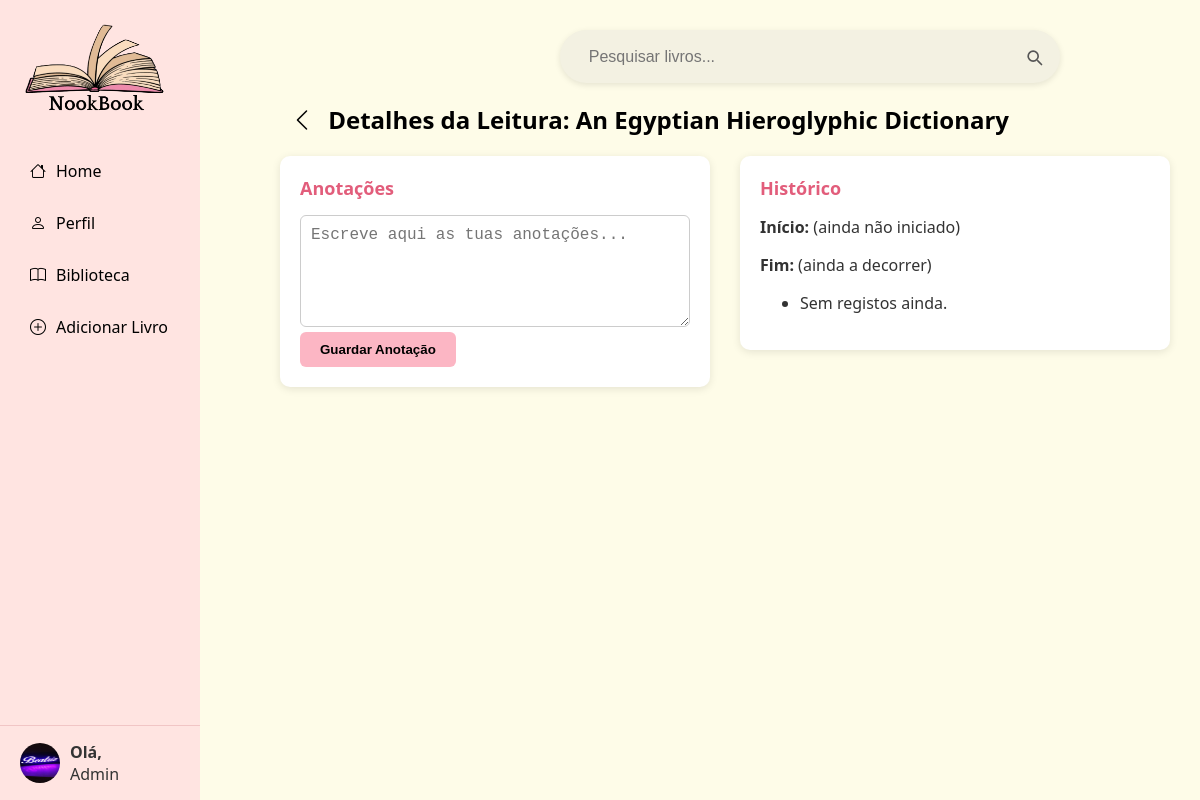
The app's page /leitura/4/ (signed in) with its own data.
### nookbook/apps/Utilizadores/models.py (models this page shows, shortened)
class Utilizador(AbstractUser):
    nome = models.CharField(max_length=100, default="Utilizador")
    username = models.CharField(max_length=100, unique=True)
    email = models.EmailField(unique=True)
    biografia = models.CharField(max_length=1000, blank=True, null=True)
    foto_perfil = models.ImageField(upload_to=user_directory_path, blank=True, null=True)
    data_nascimento = models.DateField(blank=True, null=True)
    pais = models.CharField(max_length=100, blank=True, null=True)
    IDIOMAS_CHOICES = [
        ('pt', 'Português'),
        ('en', 'Inglês'),
        ('es', 'Espanhol'),
        ('fr', 'Francês'),
        ('de', 'Alemão'),
    ]
    idioma = models.CharField(max_length=10, choices=IDIOMAS_CHOICES, default='pt')
    generos_fav = models.ManyToManyField('Livros.Generos', blank=True, related_name='utilizadores')
    USERNAME_FIELD = "email"
    REQUIRED_FIELDS = ["username"]
    EMAIL_FIELD = "email"
    objects = UtilizadorManager()

### nookbook/apps/Livros/models.py (models this page shows, shortened)
class Leitura(models.Model):
    ESTADOS = (
        ('quero_ler', 'Quero Ler'),
        ('a_ler', 'A Ler'),
        ('lido', 'Lido'),
        ('abandonado', 'Abandonado'),
    )
    utilizador = models.ForeignKey('Utilizadores.Utilizador', on_delete=models.CASCADE, related_name='leituras')
    livro = models.ForeignKey('Livros.Livro', on_delete=models.CASCADE, related_name='leituras')
    estado = models.CharField(max_length=15, choices=ESTADOS, default='quero_ler')
    data_inicio = models.DateField(blank=True, null=True)
    data_fim = models.DateField(blank=True, null=True)
    anotacoes = models.TextField(blank=True, null=True)
    avaliacao = models.DecimalField(
        max_digits=3,
        decimal_places=1,
        validators=[MinValueValidator(1.0), MaxValueValidator(5.0)],
        blank=True,
        null=True
    )
    class Meta:
        unique_together = ('utilizador', 'livro')

class Livro(models.Model):
    titulo = models.CharField(max_length=255)
    autor = models.CharField(max_length=255)
    sinopse = models.TextField()
    num_pag = models.IntegerField(validators=[MinValueValidator(1)])
    capa = models.ImageField(upload_to='capas/', blank=True, null=True, default='capas/capa_default.png')
    ano_publicacao = models.PositiveIntegerField(null=True, blank=True)
    generos = models.ManyToManyField('Generos', related_name='livros')
    palavra_chave = models.ManyToManyField('PalavraChave', blank=True, related_name='livros')
    editora = models.ForeignKey('Editora', on_delete=models.SET_NULL, null=True, blank=True, related_name='livros')
    isbn = models.CharField(max_length=20, unique=True, blank=True, null=True)
    idioma = models.ForeignKey('Idioma', on_delete=models.SET_NULL, null=True, blank=True)
    google_id = models.CharField(max_length=50, blank=True, null=True, unique=True)

### nookbook/apps/Livros/views.py (the view)
# urls.py: path('leitura/<int:leitura_id>/', views.leitura_detalhes, name='leitura_detalhes'),
@login_required
def leitura_detalhes(request, leitura_id):
    leitura = get_object_or_404(Leitura, id=leitura_id, utilizador=request.user)
    progresso = ProgressoLeitura.objects.filter(utilizador=request.user, livro=leitura.livro).first()
    historico = LeituraDiaria.objects.filter(utilizador=request.user, livro=leitura.livro).order_by('-data')
    return render(request, 'leitura_detalhes.html', {
        'leitura': leitura,
        'progresso': progresso,
        'historico': historico
    })

### nookbook/apps/Livros/templates/leitura_detalhes.html (shortened to what this page needs)
{% extends 'base.html' %}
{% load static %}
{% block extra_head %}
<link rel="stylesheet" href="{% static 'Livros/css/leituras.css' %}">
{% endblock %}
{% block content %}
<h2>
  <a href="{% url 'inicio' %}" class="voltar-seta">
    <i class="bi bi-chevron-left"></i> Detalhes da Leitura: {{ leitura.livro.titulo }}
  </a>
</h2>
<div class="dashboard-container">
  <div class="dashboard-col">
    <div class="dashboard-section">
      <h3>Anotações</h3>
      <form method="POST" action="{% url 'adicionar_anotacao' leitura.id %}">
        <textarea name="anotacoes" rows="5" cols="40" placeholder="Escreve aqui as tuas anotações...">{{ leitura.anotacoes|default_if_none:'' }}</textarea>
        <button type="submit">Guardar Anotação</button>
      </form>
    </div>
  </div>
  <div class="dashboard-col">
    <div class="dashboard-section">
      <h3>Histórico</h3>
      <p><strong>Início:</strong> {{ leitura.data_inicio|default:"(ainda não iniciado)" }}</p>
      <p><strong>Fim:</strong> {{ leitura.data_fim|default:"(ainda a decorrer)" }}</p>
      <ul>
        {% for registo in historico %}
          <li>{{ registo.data }} — {{ registo.paginas_lidas }} páginas</li>
        {% empty %}
          <li>Sem registos ainda.</li>
        {% endfor %}
      </ul>
    </div>
  </div>
</div>
{% endblock %}

### nookbook/templates/base.html (shortened to what this page needs)
{% load static %}
<!DOCTYPE html>
<html lang="pt">
<head>
    <link rel="stylesheet" href="{% static 'css/styles.css' %}">
    <link href="https://cdn.jsdelivr.net/npm/bootstrap-icons/font/bootstrap-icons.css" rel="stylesheet">
    {% block extra_head %}{% endblock %}
</head>
<body>
<div class="container-menu">
    <aside id="sidebar" class="sidebar">
        <div class="top">
            <div class="logo">
                {% if user.is_authenticated %}
                    <a href="{% url 'inicio' %}">
                {% else %}
                    <a href="{% url 'pagina_inicial' %}">
                {% endif %}
                    <img src="{% static 'imagens/logo.png' %}" alt="Logo">
                    </a>
            </div>
        </div>
        <nav class="nav">
            <a href="{% if user.is_authenticated %}{% url 'inicio' %}{% else %}{% url 'pagina_login' %}{% endif %}" class="nav-item {% if request.resolver_match.url_name == 'inicio' %}active{% endif %}">
                <i class="bi bi-house"></i> Home
            </a>
            <a href="{% if user.is_authenticated %}{% url 'perfil' %}{% else %}{% url 'pagina_login' %}{% endif %}" class="nav-item {% if request.resolver_match.url_name == 'perfil' %}active{% endif %}">
                <i class="bi bi-person"></i> Perfil
            </a>
            <a href="{% if user.is_authenticated %}{% url 'pagina_biblioteca' %}{% else %}{% url 'pagina_login' %}{% endif %}" class="nav-item {% if request.resolver_match.url_name == 'pagina_biblioteca' %}active{% endif %}">
                <i class="bi bi-book"></i> Biblioteca
            </a>
            <a href="{% if user.is_authenticated %}{% url 'adicionar_livro' %}{% else %}{% url 'pagina_login' %}{% endif %}" class="nav-item {% if request.resolver_match.url_name == 'adicionar_livro' %}active{% endif %}">
                <i class="bi bi-plus-circle"></i> Adicionar Livro
            </a>
        </nav>
        <div class="bottom-profile">
            <a href="{% url 'perfil' %}" class="profile-link">
                {% if user.is_authenticated and user.foto_perfil %}
                <img src="{{ user.foto_perfil.url }}" alt="Perfil">
                {% else %}
                <img src="{% static 'imagens/profile_picture.png' %}" alt="Perfil">
                {% endif %}
                <div class="profile-info">
                    <strong>Olá,</strong><br>
                    <span>
                        {% if user.is_authenticated %}
                        {{ user.username }}
                        {% else %}
                        Visitante
                        {% endif %}
                    </span>
                </div>
            </a>
        </div>
    </aside>
    <main id="main-content">
        {% if not esconder_barra_pesquisa %}
        <div class="topo-detalhes-pesquisa">
            <form action="{% url 'pesquisar_livros' %}" method="get" class="barra-pesquisa-estilizada">
                <input type="text" name="q" placeholder="Pesquisar livros..." required>
                <button type="submit" aria-label="Pesquisar">
                    <svg xmlns="http://www.w3.org/2000/svg" width="20" height="20" fill="none" viewBox="0 0 24 24" stroke="currentColor">
                        <path stroke-linecap="round" stroke-linejoin="round" stroke-width="2" d="M21 21l-4.35-4.35M17 11a6 6 0 11-12 0 6 6 0 0112 0z"/>
                    </svg>
                </button>
            </form>
        </div>
        {% endif %}
        {% block content %}
        {% endblock %}
    </main>
</div>
</body>
</html>

### nookbook/static/css/styles.css (style rules this page uses)
body { font-family: 'Segoe UI', sans-serif; background-color: #fefce8; color: #333; padding-left: 50px; margin: 0; }
.container-menu { display: flex; min-height: 100vh; }
.sidebar { width: 200px; background-color: #ffe4e1; display: flex; flex-direction: column; justify-content: space-between; position: fixed; top: 0; left: 0; bottom: 0; z-index: 1000; transition: transform 0.3s ease; overflow-y: auto; height: 100%; }
.sidebar .top { padding: 20px; display: flex; align-items: center; justify-content: center; }
.sidebar .logo img { height: 100px; }
.nav { flex-grow: 1; }
.nav-item { display: flex; align-items: center; padding: 15px 5px 15px 10px; margin: 0 20px; text-decoration: none; color: #000; border-radius: 12px; transition: background-color 0.2s, box-shadow 0.2s; }
.nav-item i { margin-right: 10px; }
.bottom-profile { display: flex; align-items: center; padding: 15px 20px; border-top: 1px solid #f1c5c5; }
.bottom-profile img { width: 40px; height: 40px; border-radius: 50%; margin-right: 10px; }
.profile-link { display: flex; align-items: center; text-decoration: none; color: inherit; }
#main-content { margin-left: 200px; padding: 30px; width: calc(100% - 200px); box-sizing: border-box; }
.barra-pesquisa-estilizada { display: flex; align-items: center; background-color: #f3f1e2; border-radius: 999px; padding: 0.6rem 1rem; box-shadow: 0 2px 6px rgba(0, 0, 0, 0.1); max-width: 500px; width: 100%; min-width: 240px; gap: 8px; margin-bottom: 20px; margin-left: 280px; }
.barra-pesquisa-estilizada input { flex: 1; border: none; background: transparent; padding: 0.5rem 0.8rem; font-size: 1rem; outline: none; color: #333; }
.barra-pesquisa-estilizada button { background: none; border: none; cursor: pointer; color: #555; padding: 0; display: flex; align-items: center; font-size: 1.2rem; }

### nookbook/apps/Livros/static/Livros/css/leituras.css (style rules this page uses)
.input-num, textarea { padding: 10px; border: 1px solid #ccc; border-radius: 6px; font-size: 16px; width: 100%; max-width: 400px; }
.form-registar button, .dashboard-section button { background-color: #fcb6c4; color: #000; font-weight: bold; border: none; padding: 10px 20px; border-radius: 6px; cursor: pointer; transition: background-color 0.2s ease-in-out; align-self: flex-start; }
.dashboard-container { display: flex; flex-wrap: wrap; gap: 30px; margin-top: 20px; }
.dashboard-col { flex: 1 1 45%; display: flex; flex-direction: column; gap: 20px; }
.dashboard-section { background-color: #fff; padding: 20px; border-radius: 10px; box-shadow: 0 2px 8px rgba(0, 0, 0, 0.1); }
.dashboard-section h3 { margin-top: 0; color: #e25d7b; font-size: 18px; margin-bottom: 15px; }
.voltar-seta { text-decoration: none; color: #000; font-size: 24px; font-weight: bold; transition: color 0.3s ease; }
.voltar-seta i { margin-right: 8px; }
* { box-sizing: border-box; }
h2 { padding-left: 10px; }

### records on screen
Utilizador: foto_perfil (picture), username "Admin"
Leitura: livro.titulo "An Egyptian Hieroglyphic Dictionary", data_inicio "(ainda não iniciado)", data_fim "(ainda a decorrer)"
